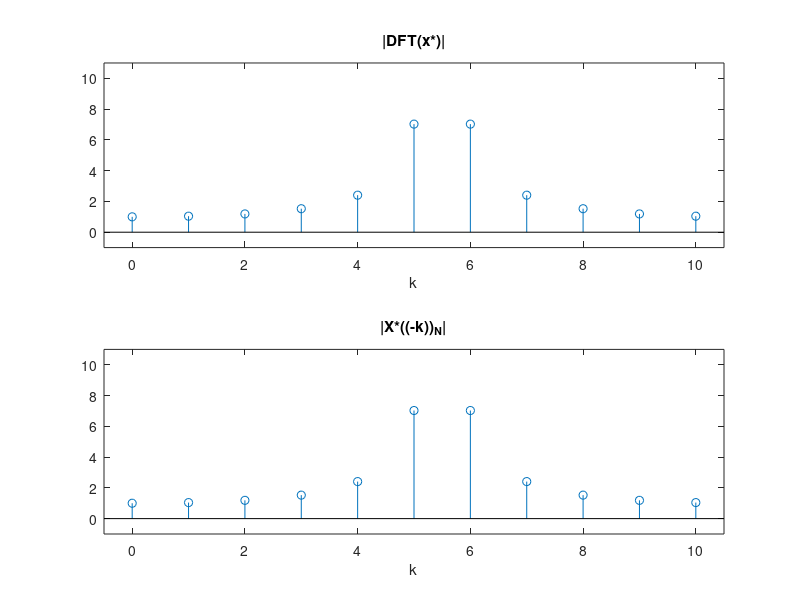

Source code (MATLAB):
% Chapter 05: Example 05.09: Circular symmetry property

%

clc
clear all
close all


% a) plot x((-n))N

n = 0:10; N=length(n);

x = exp(j*pi*3.*n)

X = fft(x,11);

y = conj(x);

Y = fft(y,11)

figure, subplot(2,1,1); stem(n,abs(X)); title('|DFT(x*)|')

xlabel('k');  axis([-0.5,10.5,-1,11])


%
% b) verify property

Y2=X(mod(-n,N)+1);

Y2 = conj(Y2)


subplot(2,1,2); stem(n,abs(Y2)); axis([-0.5,10.5,-1,11])

title('|X*((-k))_N|'); xlabel('k');
